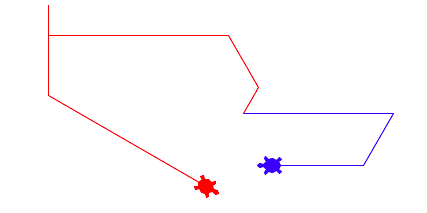

The script that drew this image:
# controlling two turtles
import turtle

alice = turtle.Turtle()
bob = turtle.Turtle()

alice.color('red')
bob.color('blue')

turtle.onkey(lambda: alice.forward(30), 'w')
turtle.onkey(lambda: alice.backward(30), 's')
turtle.onkey(lambda: alice.left(30), 'a')
turtle.onkey(lambda: alice.right(30), 'd')

turtle.onkey(lambda: bob.forward(30), 'Up')
turtle.onkey(lambda: bob.backward(30), 'Down')
turtle.onkey(lambda: bob.left(30), 'Left')
turtle.onkey(lambda: bob.right(30), 'Right')

turtle.listen()
turtle.done()
